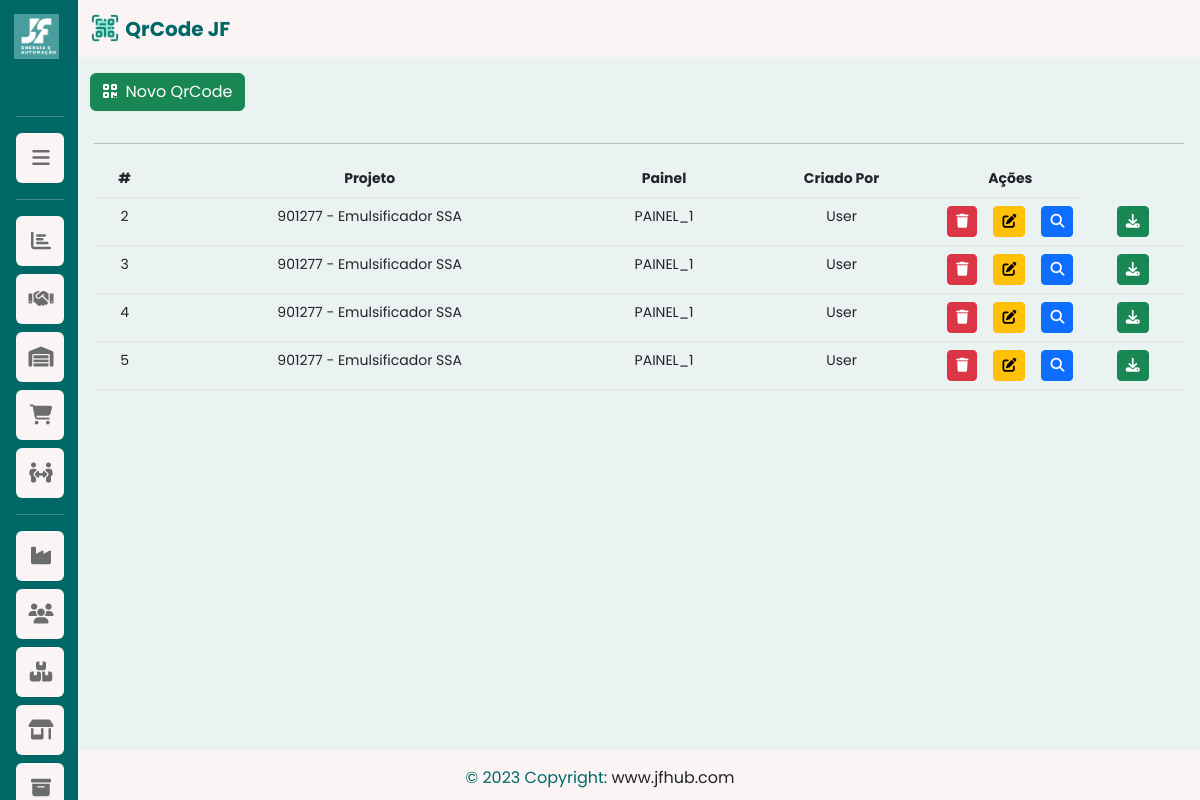
Page /qrlist/ on the committed database.
### QrCode/models.py (models this page shows, shortened)
class QRcode(models.Model):
    id = models.IntegerField(primary_key = True, auto_created=True)
    nome = models.CharField(max_length = 200)
    link = models.TextField()
    observacoes = models.TextField(default='')
    projeto_nome = models.ForeignKey(Projeto, on_delete=models.PROTECT ,null=True)
    painel_nome = models.ForeignKey(Painel,  on_delete=models.PROTECT, null=True)

### Projeto/models.py (models this page shows)
class Projeto(models.Model):
    cc = models.CharField(primary_key=True, max_length=255)
    projeto_name = models.CharField(max_length=200)
    def __str__(self):
        return f'{self.cc} - {self.projeto_name}'

class Painel(models.Model):
    painel_name = models.CharField(max_length=200)
    project_name = models.ForeignKey("Projeto", on_delete=models.PROTECT)
    def __str__(self):
        return self.painel_name

### QrCode/views.py (the view)
# urls.py: path('qrlist/', views.QRcodeList, name='qrlist'),
def QRcodeList(request):
    qrcodeList = QRcode.objects.all()
    projectList = Projeto.objects.all()
    painelList = Painel.objects.all()
    return render(request, 'qrcode_list.html', {'qrcodelist': qrcodeList, 'projectlist': projectList, 'painellist': painelList})

### QrCode/templates/qrcode_list.html (shortened to what this page needs)
{% extends 'base.html' %}
{% load static %}
{% block navbar-image %} src="{% static 'img/icons/qrcode.png' %}" {% endblock navbar-image %}
{% block navbar-title %} QrCode JF {% endblock navbar-title %}
{% block content %}
<div class="container-fluid">
    <div class="row pt-3">
        <div class="col-md-3">
            <button
            data-bs-toggle="modal"
            data-bs-target="#modalCreateQrcode"
            hx-get="{% url 'qrform' %}"
            hx-target="#formContent"
            hx-swap="innerHTML"
            type="button" class="btn btn-success" data-bs-toggle="modal" data-bs-target="#modalCreateQrcode"><i class="fas fa-qrcode"></i>&nbsp;&nbsp;Novo QrCode</button>
        </div>
    </div>
    <div class="row pt-3">
    </div>
    <div class="row p-3 justify-content-md-center">
        <hr>
        <table class="table pt-4 table-hover" style="text-align: center; font-size: 14px; overflow-y:scroll">
            <thead>
                <tr>
                    <th>#</th>
                    <th>Projeto</th>
                    <th>Painel</th>
                    <th>Criado Por</th>
                    <th colspan="3" style="width: 2%">Ações</th>
                </tr>
            </thead>
            <tbody>
                {%load qr_code %}
                {% for code in qrcodelist %}
                <tr>
                    <td>{{ code.id }}</td>
                    <td>{{ code.projeto_nome }}</td>
                    <td>{{ code.painel_nome }}</td>
                    <td>User</td>
                    <td>
                        <a href="{% url 'qrdelete' code.id %}" class="btn btn-danger btn-sm" title="Deletar QrCode">
                            <i class="fas fa-trash"></i>
                        </a>
                    </td>
                    <td>
                        <button type="button" class="btn btn-warning btn-sm" data-bs-toggle="modal" data-bs-target="#modalUpdateQrcode{{ code.pk }}" title="Editar QrCode"><i class="fas fa-pen-to-square"></i></button>
                    </td>
                    <td>
                        <button type="button" class="btn btn-primary btn-sm" data-bs-toggle="modal" data-bs-target="#modalOpenQrcode{{ code.pk }}" title="Ver QrCode"><i class="fas fa-magnifying-glass"></i></button>
                    </td>
                    <td>
                        <a href="" class="btn btn-success btn-sm" name="download" title="Baixar QrCode">
                            <i class="fas fa-download"></i>
                        </a>
                    </td>
                </tr>
                {% endfor %}
            </tbody>
        </table>
    </div>
</div>
{% endblock content %}
{% block sidebar %}
{% include 'sidebar.html' %}
{% endblock sidebar %}

### templates/base.html (shortened to what this page needs)
{% load static %}
<!DOCTYPE html>
<html lang="en">
<head>
    <link href="https://cdn.jsdelivr.net/npm/bootstrap@5.2.3/dist/css/bootstrap.min.css" rel="stylesheet">
    <link rel="stylesheet" href="https://cdnjs.cloudflare.com/ajax/libs/font-awesome/6.2.1/css/all.min.css">
    <link rel="stylesheet" href="https://cdn.jsdelivr.net/npm/@mdi/font@6.9.96/css/materialdesignicons.min.css">
    <link href='https://unpkg.com/boxicons@2.0.7/css/boxicons.min.css' rel='stylesheet'>
    <link rel="stylesheet" href="{% static 'css/base.css' %}">
    <link rel="stylesheet" href="{% static 'css/general.css' %}">
    <link href="https://cdn.jsdelivr.net/npm/select2@4.1.0-rc.0/dist/css/select2.min.css" rel="stylesheet" />
</head>
<body>
    <div class="home-section">
        {% block sidebar %}
        {% endblock sidebar %}
        {% block navbar %}
        <nav class="navbar navbar-expand navbar-light">
            <div class="container-fluid">
                <a class="navbar-brand" href="#">
                <img {% block navbar-image %} src="{% static 'img/icons/logoJF.png' %}" {% endblock navbar-image %} alt="Logo" width="30" height="30" class="d-inline-block align-text-bottom">
                <strong>{% block navbar-title %} JF Hub {% endblock navbar-title %}</strong>
                </a>
            </div>
        </nav>
        {% endblock navbar %}
        {% block content %}
        {% endblock content %}
        <br><br><br>
    </div>
    {% block footer%}
    <footer class="text-center text-lg-start footer" id="footer">
        <div class="text-center p-3">&copy {% now "Y" %} Copyright:
            <a class="text-dark" href="#" style="text-decoration: none;">
                <span>www.jfhub.com</span>
            </a>
        </div>
    </footer>
    {% endblock footer%}
</body>
</html>

### templates/sidebar.html (shortened to what this page needs)
{% load static %}
<div class="sidebar">
    <div class="sb-logo">
        <img class="sb-logo-img" src="{% static 'img/icons/logoJF.png' %}" alt="logoJF">
    </div>
    <ul class="nav-list">
        <hr>
        <li>
            <a href="/">
                <i class="fas fa-bars"></i>
            </a>
        </li>
        <hr>
        <li>
            <a href="/projetos/">
                <i class="fas fa-chart-bar"></i>
            </a>
        </li>
        <li>
            <a href="#">
                <i class="fas fa-handshake"></i>
            </a>
        </li>
        <li>
            <a href="#">
                <i class="fas fa-warehouse"></i>
            </a>
        </li>
        <li>
            <a href="#">
                <i class="fas fa-cart-shopping"></i>
            </a>
        </li>
        <li>
            <a href="#">
                <i class="fas fa-people-arrows"></i>
            </a>
        </li>
        <hr>
        <li>
            <a href="/clientes/">
                <i class="fas fa-industry"></i>
            </a>
        </li>
        <li>
            <a href="/colaboradores/">
                <i class="fas fa-users"></i>
            </a>
        </li>
        <li>
            <a href="#">
                <i class="fas fa-boxes-stacked"></i>
            </a>
        </li>
        <li>
            <a href="#">
                <i class="fas fa-shop"></i>
            </a>
        </li>
        <li>
            <a href="#">
                <i class="fas fa-box-archive"></i>
            </a>
        </li>
    </ul>
</div>

### QrCode/templates/modal_openqrcode.html (shortened to what this page needs)
{% load static %}
                        {%load qr_code %}

### templates/static/css/base.css (style rules this page uses)
* { margin: 0; padding: 0; font-family: 'Poppins', sans-serif; }
html, body { height: 100vh; overflow: auto; }
.home-section { position: relative; top: 0; left: 78px; background: var(--main-color); width: calc(100% - 78px); height: calc(100% - 50px); transition: all 0.5s ease; z-index: 2; overflow: auto; }
.navbar { background: var(--light-color); overflow: auto; }
.navbar-brand { color: var(--dark-color); }
.sidebar { position: fixed; left: 0; top: 0; height: 100vh; width: 78px; background: var(--dark-color); padding: 6px 14px; z-index: 99; transition: all 0.5s ease; color: var(--light-color); overflow: auto; scrollbar-width: none; }
.sidebar .sb-logo { height: 60px; display: flex; align-items: center; position: relative; }
.sidebar .sb-logo .sb-logo-img { height: 45px; display: flex; margin-right: 15px; opacity: 1; }
.sidebar i { height: 60px; min-width: 50px; font-size: 28px; text-align: center; line-height: 60px; }
.sidebar .nav-list { margin-left: -30px; margin-top: 50px; height: 100%; }
.sidebar li { position: relative; margin: 8px 0; list-style: none; }
.sidebar li a { display: flex; height: 50%; width: 100%; border-radius: 6px; align-items: center; text-decoration: none; transition: all 0.4s ease; background: var(--light-color); }
.sidebar li i { height: 50px; line-height: 50px; font-size: 20px; border-radius: 12px; color:var(--text-menu-color); }
.footer { position: fixed; bottom: 0; height: 50px; width: 100%; background: var(--light-color); color: var(--dark-color); }

### templates/static/css/general.css (style rules this page uses)
:root { --main-color: #ebf2f2; --dark-color: #006867; --light-color: #faf4f4; --contrast-color: #3dc4ed; --differential-color: #ffe29a; --text-menu-color: #6b6c6c; --logo-color:#499e9d; }

### rows in the picture
QRcode: id "2", projeto_nome "901277 - Emulsificador SSA", painel_nome "PAINEL_1"
QRcode: id "3", projeto_nome "901277 - Emulsificador SSA", painel_nome "PAINEL_1"
QRcode: id "4", projeto_nome "901277 - Emulsificador SSA", painel_nome "PAINEL_1"
QRcode: id "5", projeto_nome "901277 - Emulsificador SSA", painel_nome "PAINEL_1"
